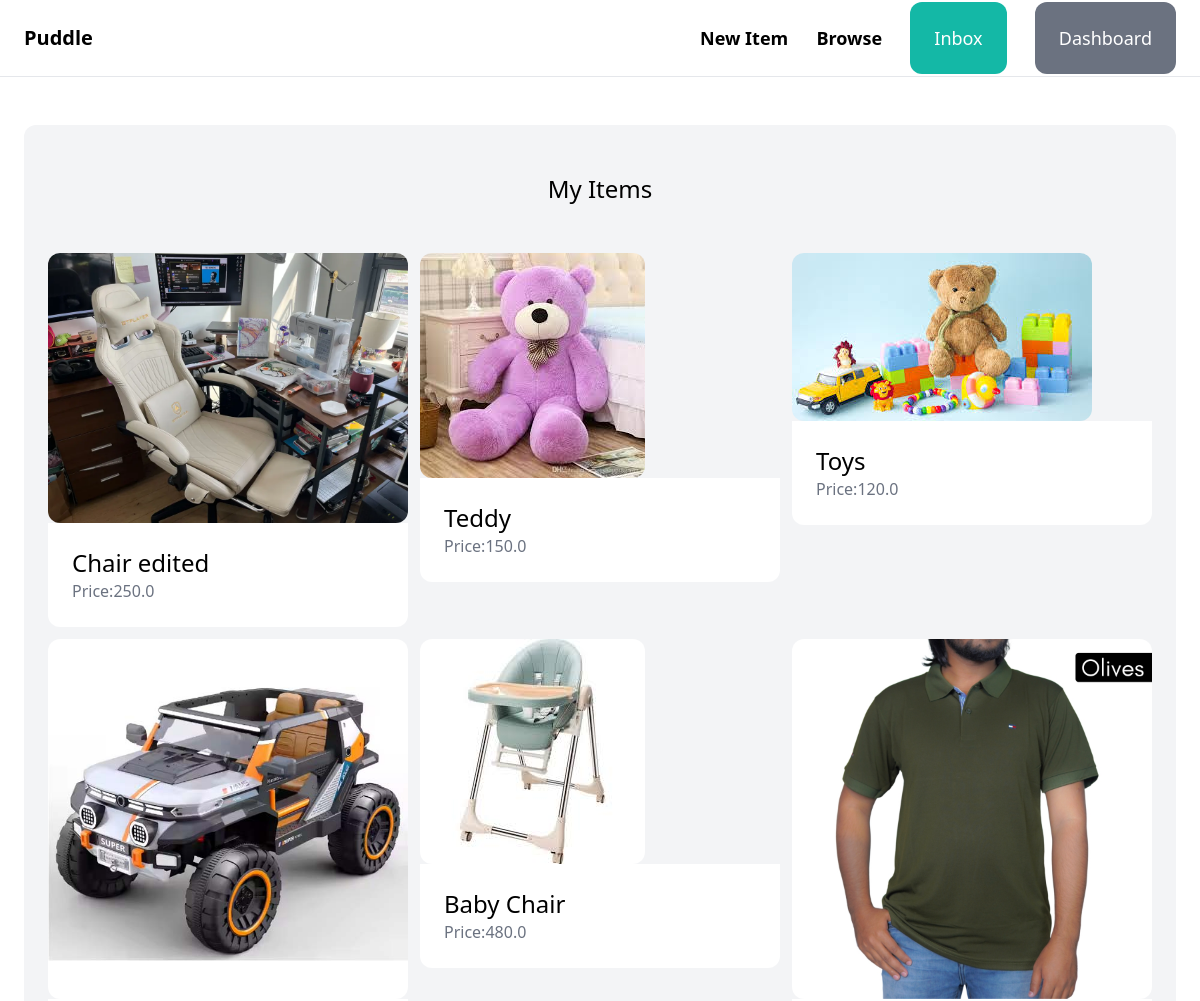
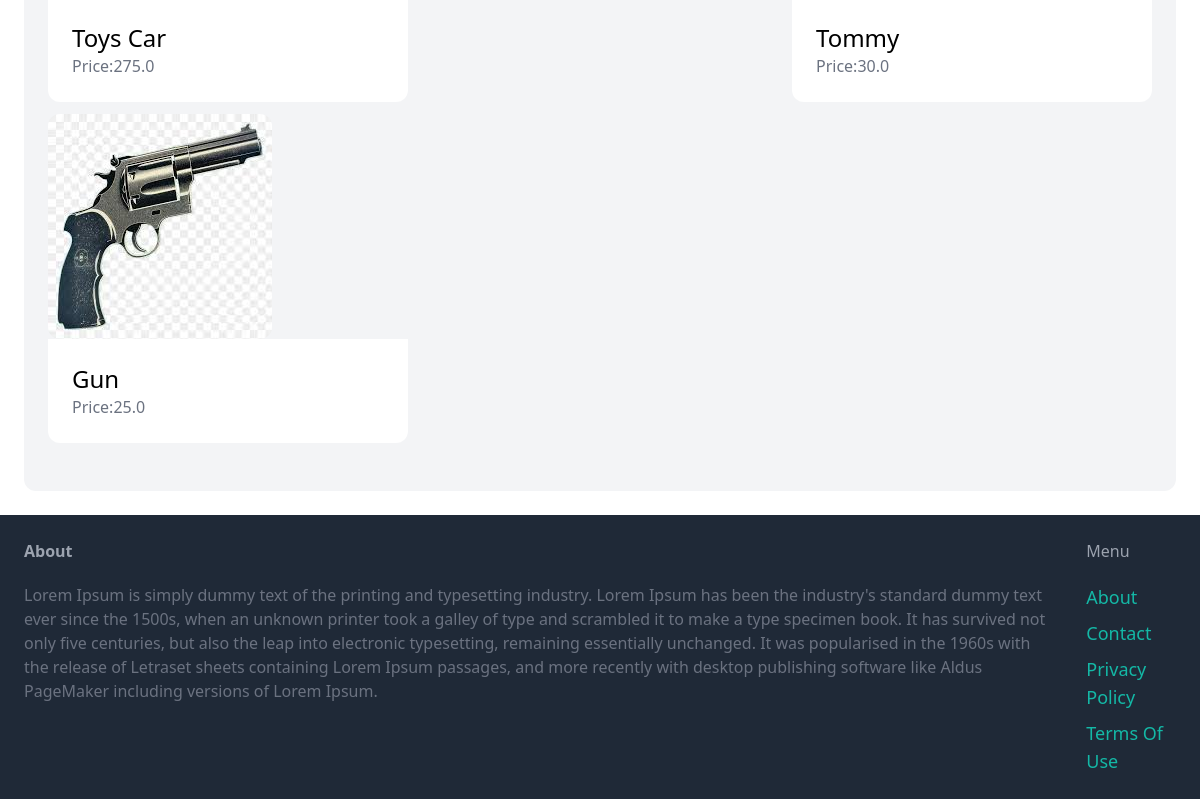
The app's page /dashboard/ (signed in), older data (2 pictures, top to bottom).
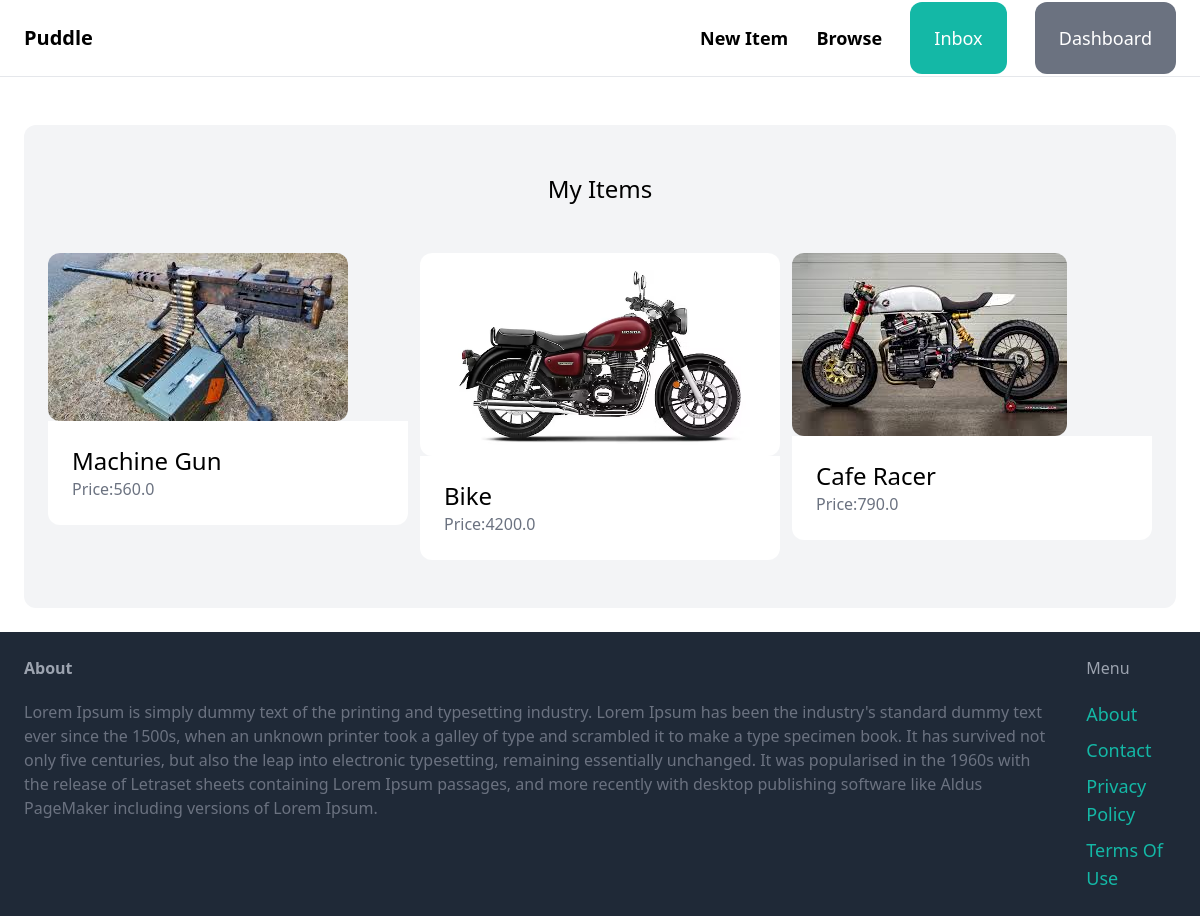
The same page, newer data.
### item/models.py (models this page shows, shortened)
class Item (models.Model):
    category = models.ForeignKey(Category , related_name='items' , on_delete=models.CASCADE)
    name = models.CharField(max_length=100)
    description = models.TextField(blank=True , null=True)
    price = models.FloatField()
    image = models. ImageField(upload_to='item_images' , blank=True,null=True)
    is_sold = models.BooleanField(default=False)
    user = models.ForeignKey(User, related_name='items', on_delete=models.CASCADE)
    created_at = models.DateTimeField(auto_now_add=True)

### dashboard/views.py (the view)
# urls.py: path('', views.index, name='index'),
@login_required
def index (request):
    items = Item.objects.filter(user = request.user)
    return render(request, 'dashboard/index.html', {
        'items': items,
    })

### dashboard/templates/dashboard/index.html (shortened to what this page needs)
{% extends 'core/base.html' %}
{% block content %}
    <div class = "mt-6 px-6 py-12 bg-gray-100 rounded-xl">
        <h2 class="mb-12 text-2xl text-center">My Items</h2>
        <div class="grid grid-cols-3 gap-3">
            {% for item in items %}
                <div>
                    <a href="{% url 'item:detail' item.id %}">
                        <div>
                            <img src="{{ item.image.url }}" class="rounded-xl">
                        </div>
                        <div class="p-6 bg-white rounded-b-xl">
                            <h2 class="text-2xl">{{ item.name }}</h2>
                            <p class=" text-gray-500">Price:{{ item.price }}</p>
                        </div>
                    </a>
                </div>
            {% endfor %}
        </div>
    </div>
{% endblock %}

Row changes from the older to the newer data that the page shows:
no longer on this page (row edited): Item: image (picture), name "Chair edited", price "250.0"
removed Item: image (picture), name "Teddy", price "150.0"
removed Item: image (picture), name "Toys", price "120.0"
removed Item: image (picture), name "Toys Car", price "275.0"
removed Item: image (picture), name "Baby Chair", price "480.0"
removed Item: image (picture), name "Tommy", price "30.0"
removed Item: image (picture), name "Gun", price "25.0"
added Item: image (picture), name "Machine Gun", price "560.0"
added Item: image (picture), name "Bike", price "4200.0"
added Item: image (picture), name "Cafe Racer", price "790.0"
